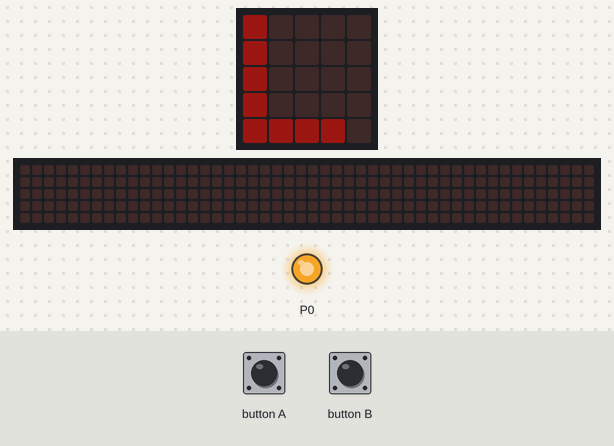
A program run on a simulated BBC micro:bit running MicroPython. Parts: the board's 5×5 LED display, a strip that is not on the board, showing the scrolling text unrolled, output pins drawn as LEDs (lit = HIGH). The inputs (shaded band) are chosen by the test bench. Dim RGB values are drawn brighter than linear; the 48×5 strip is a reading aid, not a part: it shows the text the display is scrolling, unrolled, one strip-width of it at a time.

Above: at 1.2 s.
1.3 s: button A pressed for 0.15 s
At 1.66 s:
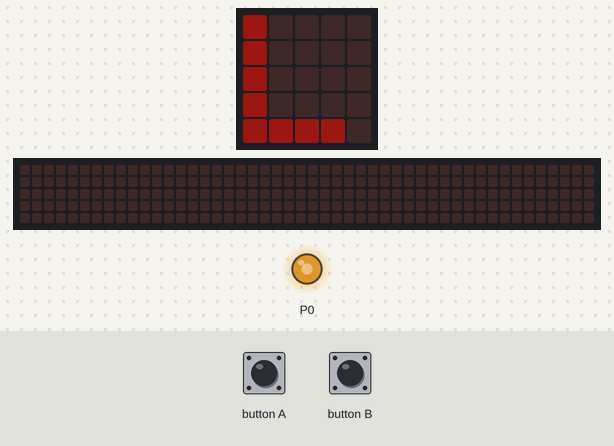
2.0 s: button B pressed for 0.15 s
2.7 s: button A pressed for 1 s
At 2.87 s:
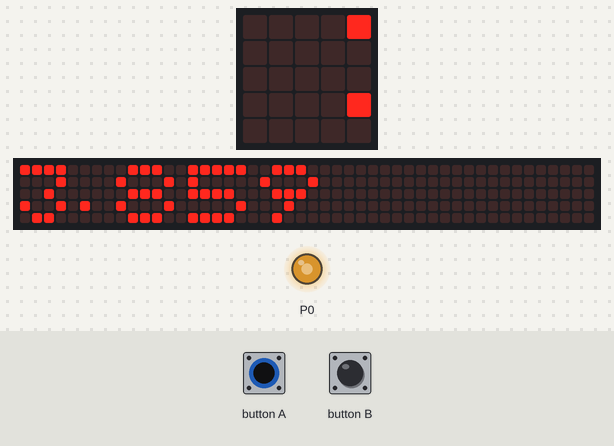
4.3 s: button B pressed for 1 s
5.9 s: button B pressed for 0.15 s
At 6.21 s:
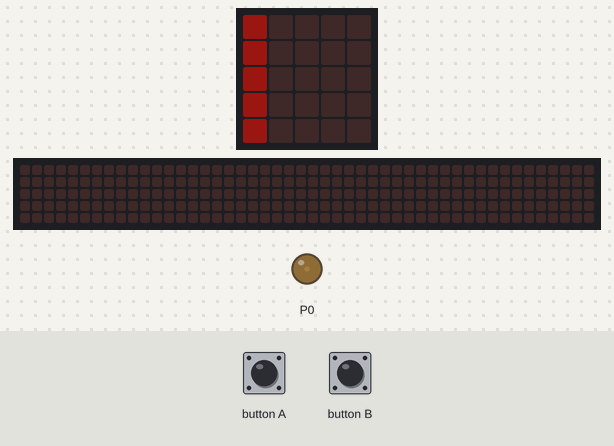
6.6 s: button A pressed 5 times (0.12 s each, 0.3 s apart)
At 7.72 s:
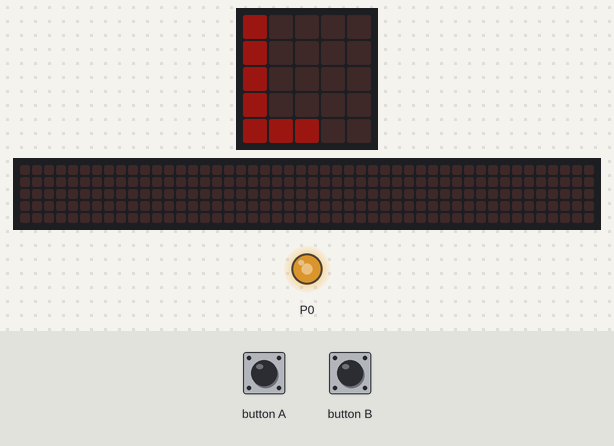
Timing chart, 0 to 15.1 s (numbered marks = the images above; inputs shaded):
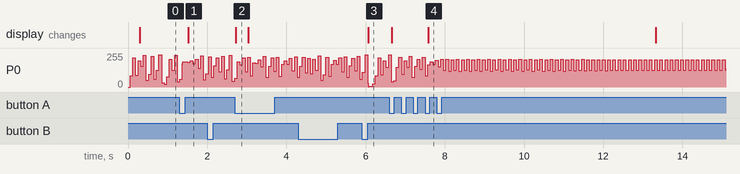

Measured:
- after the input at 2.7 s, the display: changes at once (image 2)
- after the input at 5.9 s, the display: changes after 0.16 s (image 3)
- after the input at 6.6 s, the display: first differs from a run without the input after 0.98 s (image 4)

The program:

chaos_candle.py
```python
from microbit import *
import math

def wick(r):
    display.clear()
    for i in range(0,4):
        display.set_pixel(0, i, 1 if r > i else 0)
        display.set_pixel(i, 4, 1 if r - int(r) > i*0.2 else 0)

t = 0
r = 4.0
x = 0.1
steps = 10
while r > 0:
    next_x = r * x * (1.0 - x)
    dx = (next_x - x) / steps
    for i in range(0, steps):
        #pin2.write_analog(math.sin(t) * 300 + 700) # 1023 is max.  Yellow LED ok with this.
        pin0.write_analog((x + i*dx) * 1023) # 1023 is max.  Yellow LED ok with this.
        if button_b.was_pressed():
            r += 0.1
            display.scroll(r, wait=False)
        if button_a.was_pressed():
            r -= 0.1
            display.scroll(r, wait=False)
        sleep(6)
    t = t+1 % 360
    x = next_x
    r -= 0.001
    wick(r)
    
```
